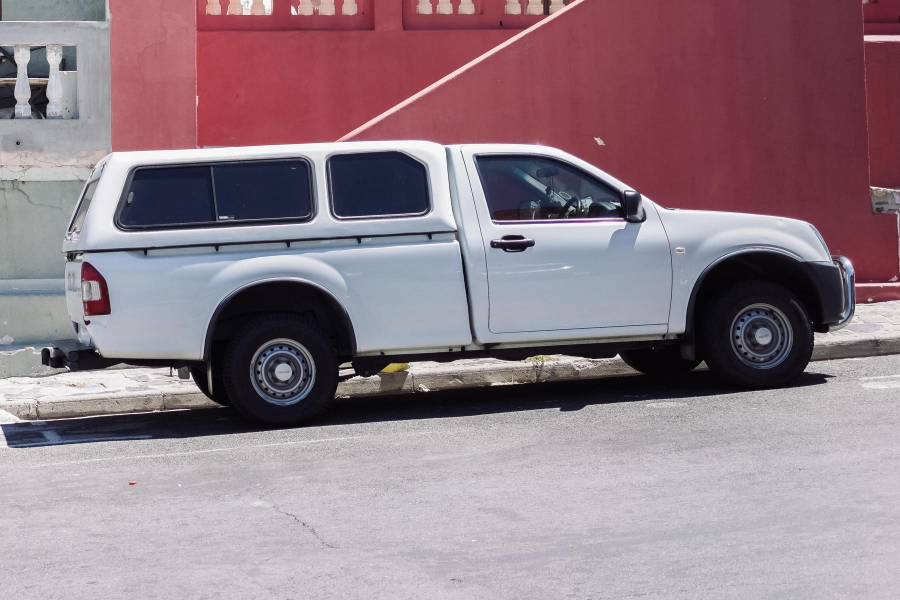
#> input picture client/inputs/truck.jpg, 1800 x 1200 px (shown at 1/2 size)
$ jupyter execute --allow-errors sam_inference.ipynb
#> lines starting #> are read from the running program, lines starting #| are printed output that depends on the picture
[cell 1]
import numpy as np
from PIL import Image
from copy import deepcopy
from typing import Optional, Tuple
import tritonclient.grpc as grpcclient
import matplotlib.pyplot as plt

### Preprocess and postprocess at client

[cell 2]
class OnnxInference:
    # [62 lines left out: functions __init__, get_preprocess_shape, padding, preprocessing_image_encoder, apply_coords, preprocessing_prompt_encoder and 3 more, not called in this run]

### Inference at server with GRPC

[cell 3]
class TritonClient:
    def __init__(self, image):
        self.url = "localhost:8001"
        self.client = grpcclient.InferenceServerClient(url=self.url)
        self.onnx_infer = OnnxInference(image)
        self.image_embedding = self.image_encoder()

    # [47 lines left out: functions image_encoder, prompt_encoder, mask_decoder, inference, not called in this run]

[cell 4]
# input from users
image = np.array(Image.open("inputs/truck.jpg"))
#> image is the input picture: shape (1200, 1800, 3); mean R, G, B 145.8, 126.5, 135.2
input_point = np.array([[800, 575]])
input_label = np.array([1])
input_mask = np.zeros((1, 1, 256, 256), dtype=np.float32)
has_input_mask = np.zeros(1, dtype=np.float32)

# Triton client inference
#> (the rest of this cell did not finish here and is left out)

#> (a cell that did not finish here is left out)

### Visualization

[cell 6]
# [5 lines left out: function show_mask, not called in this run]

def show_points(coords, labels, ax, marker_size=375):
    pos_points = coords[labels==1]
    neg_points = coords[labels==0]
    ax.scatter(pos_points[:, 0], pos_points[:, 1], color='green', marker='*', s=marker_size, edgecolor='white', linewidth=1.25)
    ax.scatter(neg_points[:, 0], neg_points[:, 1], color='red', marker='*', s=marker_size, edgecolor='white', linewidth=1.25)

# [4 lines left out: function show_box, not called in this run]

[cell 7]
plt.figure(figsize=(10,10))
plt.imshow(image)
show_points(input_point, input_label, plt.gca())
plt.axis('on')
plt.show()
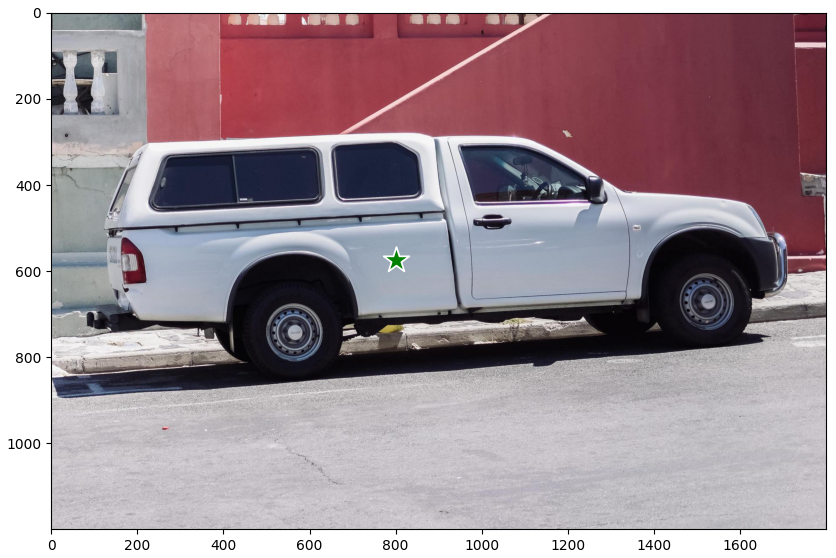
#> figure drawn by matplotlib, 1 panel
